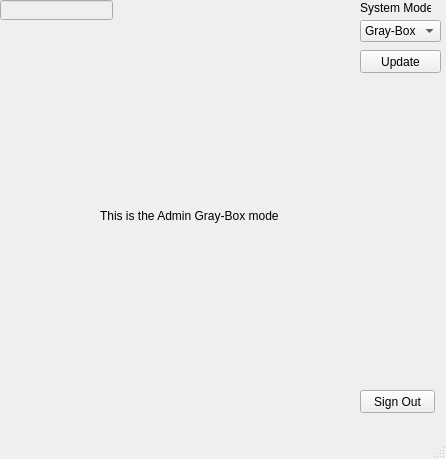
<?xml version="1.0" encoding="UTF-8"?>
<ui version="4.0">
 <class>AGMWindow</class>
 <widget class="QMainWindow" name="AGMWindow">
  <property name="geometry">
   <rect>
    <x>0</x>
    <y>0</y>
    <width>446</width>
    <height>459</height>
   </rect>
  </property>
  <property name="windowTitle">
   <string>MainWindow</string>
  </property>
  <widget class="QWidget" name="centralwidget">
   <widget class="QComboBox" name="gamemodes">
    <property name="geometry">
     <rect>
      <x>360</x>
      <y>20</y>
      <width>81</width>
      <height>22</height>
     </rect>
    </property>
    <item>
     <property name="text">
      <string>Gray-Box</string>
     </property>
    </item>
    <item>
     <property name="text">
      <string>White-Box</string>
     </property>
    </item>
    <item>
     <property name="text">
      <string>Black-Box</string>
     </property>
    </item>
   </widget>
   <widget class="QLabel" name="systemLabel">
    <property name="geometry">
     <rect>
      <x>360</x>
      <y>0</y>
      <width>71</width>
      <height>16</height>
     </rect>
    </property>
    <property name="text">
     <string>System Mode</string>
    </property>
   </widget>
   <widget class="QLineEdit" name="userWelcome">
    <property name="enabled">
     <bool>false</bool>
    </property>
    <property name="geometry">
     <rect>
      <x>0</x>
      <y>0</y>
      <width>113</width>
      <height>20</height>
     </rect>
    </property>
   </widget>
   <widget class="QPushButton" name="updateButton">
    <property name="geometry">
     <rect>
      <x>360</x>
      <y>50</y>
      <width>81</width>
      <height>23</height>
     </rect>
    </property>
    <property name="text">
     <string>Update</string>
    </property>
   </widget>
   <widget class="QPushButton" name="signOutButton">
    <property name="geometry">
     <rect>
      <x>360</x>
      <y>390</y>
      <width>75</width>
      <height>23</height>
     </rect>
    </property>
    <property name="text">
     <string>Sign Out</string>
    </property>
   </widget>
   <widget class="QLabel" name="display">
    <property name="geometry">
     <rect>
      <x>100</x>
      <y>160</y>
      <width>191</width>
      <height>111</height>
     </rect>
    </property>
    <property name="text">
     <string>This is the Admin Gray-Box mode</string>
    </property>
   </widget>
  </widget>
  <widget class="QMenuBar" name="menubar">
   <property name="geometry">
    <rect>
     <x>0</x>
     <y>0</y>
     <width>446</width>
     <height>22</height>
    </rect>
   </property>
  </widget>
  <widget class="QStatusBar" name="statusbar"/>
 </widget>
 <resources/>
 <connections/>
</ui>
